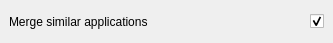
<?xml version="1.0" encoding="UTF-8"?>
<ui version="4.0">
 <class>SettingsPage</class>
 <widget class="QMainWindow" name="SettingsPage">
  <property name="geometry">
   <rect>
    <x>0</x>
    <y>0</y>
    <width>333</width>
    <height>43</height>
   </rect>
  </property>
  <property name="windowTitle">
   <string>Settings</string>
  </property>
  <widget class="QWidget" name="centralwidget">
   <layout class="QGridLayout" name="gridLayout">
    <item row="1" column="1">
     <widget class="QCheckBox" name="mergeSimilarCheckBox">
      <property name="layoutDirection">
       <enum>Qt::LayoutDirection::RightToLeft</enum>
      </property>
      <property name="text">
       <string/>
      </property>
      <property name="checked">
       <bool>true</bool>
      </property>
     </widget>
    </item>
    <item row="1" column="0">
     <widget class="QLabel" name="label_9">
      <property name="minimumSize">
       <size>
        <width>0</width>
        <height>25</height>
       </size>
      </property>
      <property name="text">
       <string>Merge similar applications</string>
      </property>
     </widget>
    </item>
   </layout>
  </widget>
 </widget>
 <resources/>
 <connections/>
</ui>
